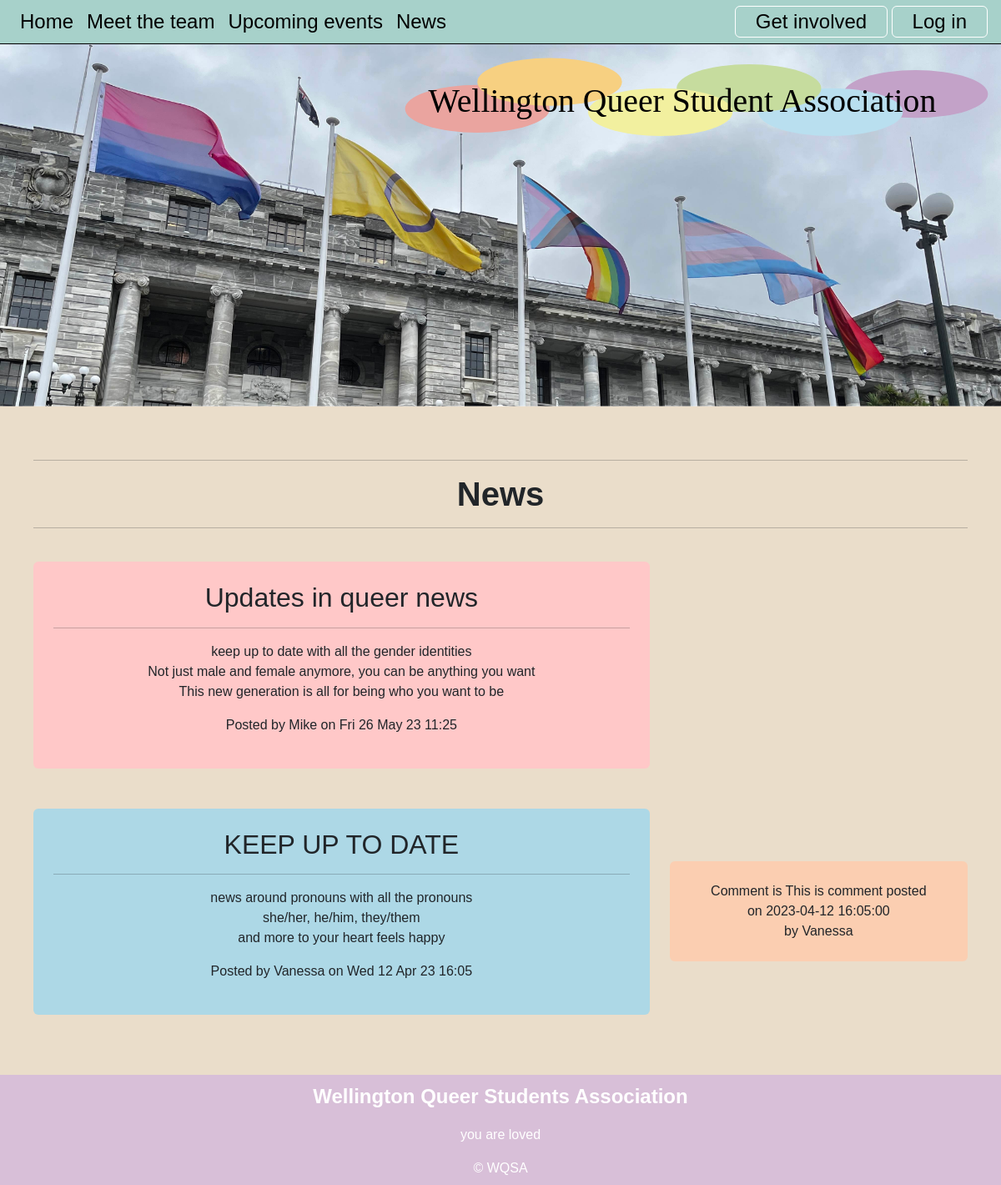
The app's page /news, older data.
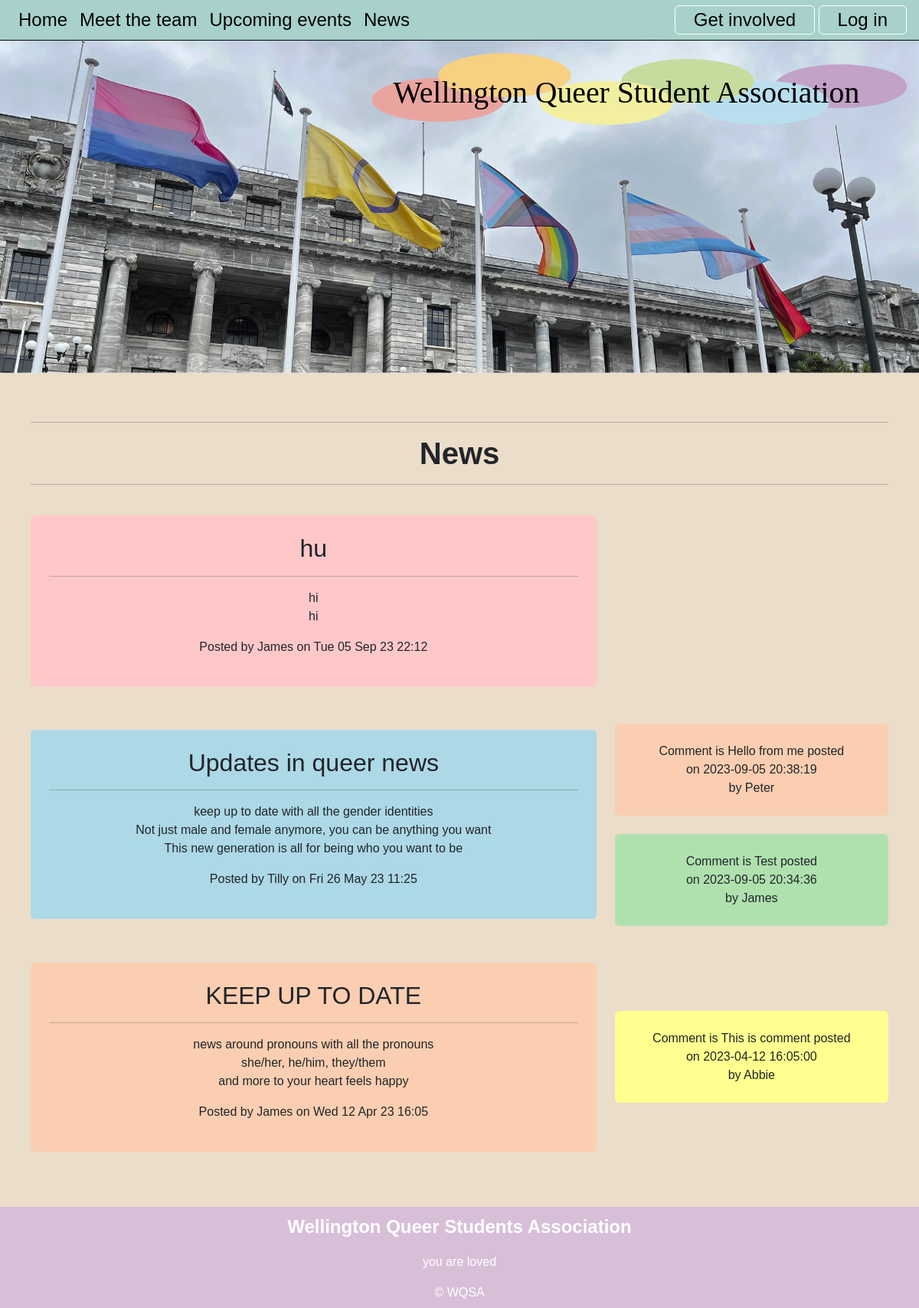
The same page, newer data.
### tables this page shows
CREATE TABLE news(
    news_id integer primary key autoincrement not null,
    title text not null unique,
    subtitle text not null unique,
    content text not null unique,
    newsdate date not null,
    member_id integer not null,
    foreign key(member_id) references member(member_id)
);

CREATE TABLE member(
    member_id integer primary key autoincrement not null,
    name text not null,
    email text not null unique,
    password text not null,
    authorisation integer not null
);

CREATE TABLE comments(
    comments_id integer primary key autoincrement not null,
    comments_content text not null unique,
    comments_date date not null,
    member_id integer not null,
    news_id integer not null,
    foreign key(member_id) references member(member_id),
    foreign key(news_id) references news(news_id)
);

### server.py (the view)
@app.route("/news")
def news():
    sql = """select news.news_id, news.title, news.subtitle, news.content, news.newsdate, member.name
      from news
      join member on news.member_id = member.member_id
      order by news.newsdate desc;

      """
    news = run_search_query_tuples(sql, (), db_path, True)
    print(news)
    sql = """select comments.news_id, comments.comments_content, comments.comments_date, member.name
      from comments
      join member on comments.member_id = member.member_id
      order by comments.comments_date desc;
      """
    comments = run_search_query_tuples(sql, (), db_path, True)
    print(comments)
    return render_template("news.html", news=news, comments=comments)

### db_functions.py (called while the page is built)
def run_search_query_tuples(sql_query, values_tuple, file_path, rowfactory=False):
    result = None
    try:
        db = sqlite3.connect(file_path)
        if rowfactory:
            db.row_factory = sqlite3.Row
        cursor = db.cursor()
        cursor.execute(sql_query, values_tuple)
        result = cursor.fetchall()
        cursor.close()
    except sqlite3.Error as error:
        print("Error running search query tuples: {}".format(error))
        return None
    db.close()
    if result is None:
        print("No search values were found")
    return result

### server.py (called while the page is built)
@app.template_filter()
def news_date(sqlite_dt):
    x = datetime.strptime(sqlite_dt, '%Y-%m-%d %H:%M:%S')
    return x.strftime("%a %d %b %y %H:%M")

### templates/news.html (shortened to what this page needs)
{% extends "layout.html" %}
{% block content %}
<div class="container-lg py-sm-5 py-1">
<hr> <h1>News</h1> <hr>
{% for row in news %}
    <div class="row align-items-center">
        <div class="col-lg-8">
            <div id="newsid-{{loop.index}}" class="p-4 my-4 container-sm rounded text-center">
                <h2>{{row['title']}}</h2>
                <hr>
                <div class="subtitle"> {{row['subtitle']}}</div>
                <p class="news-text"> {{row['content'] | replace("\n", "<br>") | safe}}</p>
                <div class="news-meta">Posted by {{row['name']}} on {{row['newsdate'] | news_date}}</div>
            </div>
        </div>
        <div class="col-lg-4">
            {% for comment in comments %}
                {% if row ['news_id'] == comment['news_id'] %}
                    <div id="comment-{{loop.index}}" class="p-4 my-4 container-sm rounded text-center">
                        <div class="">Comment is {{comment['comments_content']}} posted
                            <br>on {{comment['comments_date']}}
                            <br>by {{comment['name']}} </div>
                    </div>
                {% endif %}
            {% endfor %}
        </div>
    </div>
{% endfor %}
</div>
{% endblock %}

Row changes from the older to the newer data that the page shows:
added news: title "hu", subtitle "hi", content "hi", name "James", newsdate|news_date "Tue 05 Sep 23 22:12"
changed news "Updates in queer news": name "Mike" → "Tilly"
added comments: comments_content "Hello from me", comments_date "2023-09-05 20:38:19", name "Peter", shown under news "Updates in queer news"
added comments: comments_content "Test", comments_date "2023-09-05 20:34:36", name "James", shown under news "Updates in queer news"
changed news "KEEP UP TO DATE": name "Vanessa" → "James"
changed comments "This is comment": name "Vanessa" → "Abbie"
